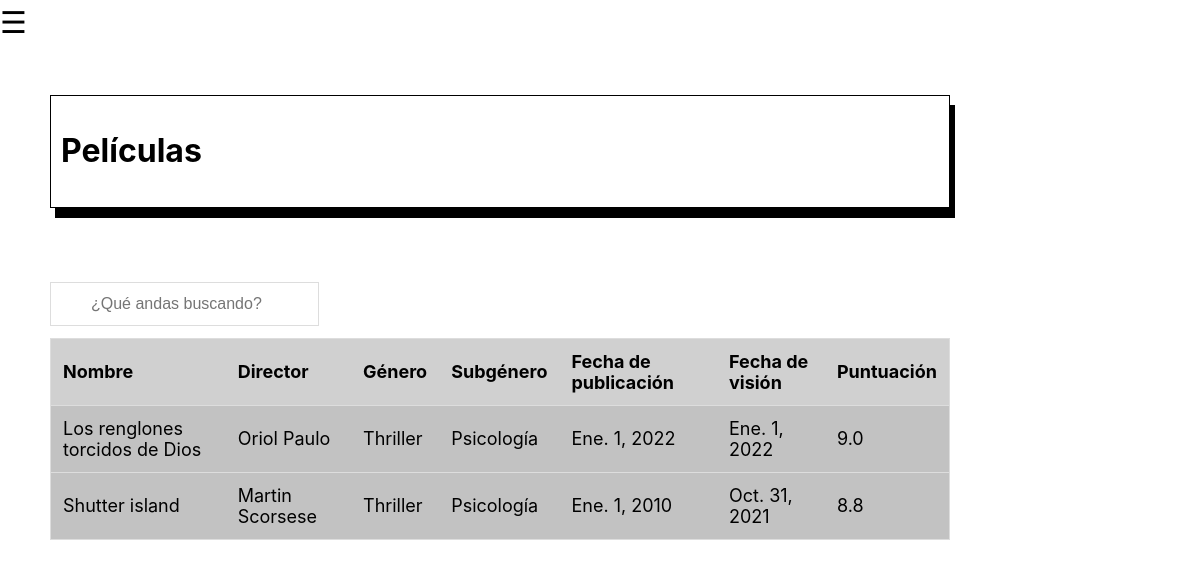
Before: /peliculas/ with the older database file.
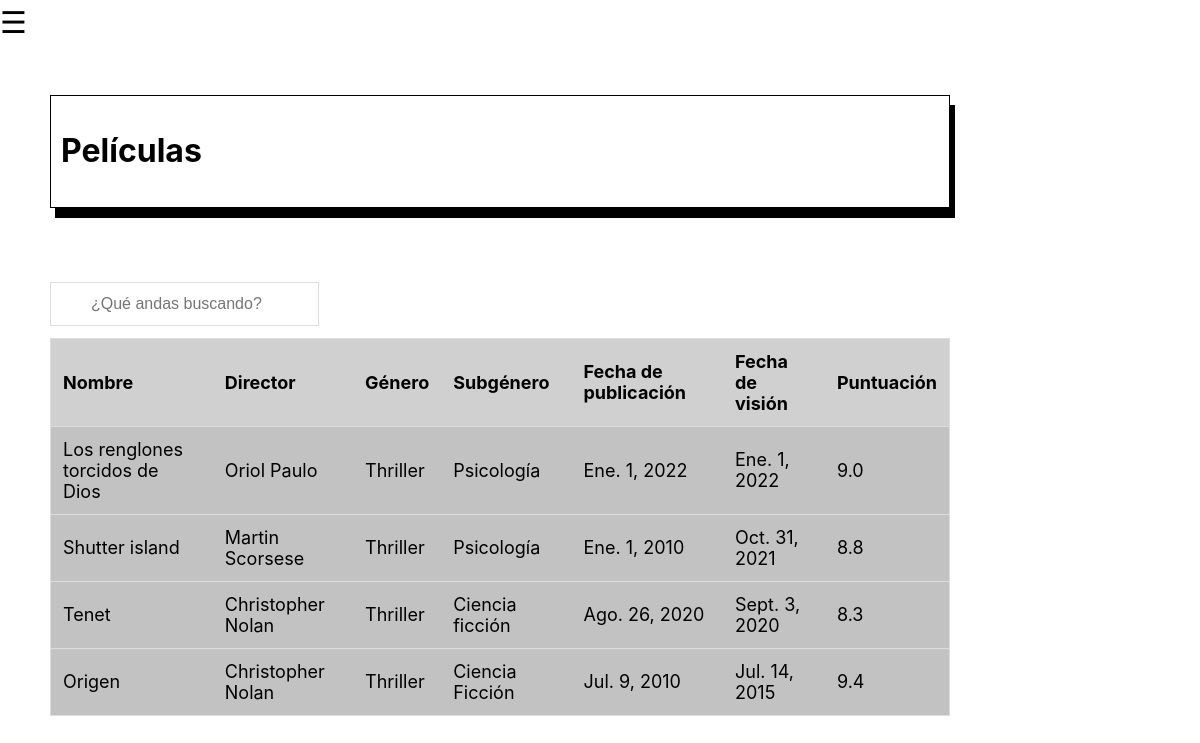
After: the same page with the newer database file.
### Catalogo/models.py (models this page shows, shortened)
class Pelicula(models.Model):
    nombre = models.CharField(max_length = 200)
    director = models.CharField(max_length = 200)
    genero = models.CharField(max_length = 200)
    subgenero = models.CharField(max_length = 200, blank = True, null = True)
    estreno = models.DateField("Fecha de estreno")
    visualizacion = models.DateField("Fecha de visualización", blank = True, null = True)
    puntuacion = models.FloatField(blank = True, null = True)
    vista = models.BooleanField()

### Catalogo/views.py (the view)
# urls.py: path('peliculas/', views.peliculas, name = "peliculas"),
def peliculas(request):
    lista_pelis = Pelicula.objects.order_by('-visualizacion')[:30]
    context = {'lista_pelis': lista_pelis}
    return render(request, 'Catalogo/peliculas.html', context)

### Catalogo/templates/Catalogo/peliculas.html (shortened to what this page needs)
{% load static %}
<link rel="stylesheet" type="text/css" href="{% static 'Catalogo/peliculas.css' %}">
<!DOCTYPE html>
<html>
<head>
</head>
<span style="font-size:30px;cursor:pointer" onclick="openNav()">&#9776; </span>
<div id="box"><h1>Películas</h1></div>
</body>
<br/>
<input type="text" id="myInput" onkeyup="myFunction()" placeholder="¿Qué andas buscando?">
<table id="myTable">
    <tr class="header">
        <th onclick="sortTable(0)">Nombre</th>
        <th onclick="sortTable(1)">Director</th>
        <th onclick="sortTable(2)">Género</th>
        <th onclick="sortTable(3)">Subgénero</th>
        <th onclick="sortTable(4)">Fecha de publicación</th>
        <th onclick="sortTable(5)">Fecha de visión</th>
        <th onclick="sortTable(6)">Puntuación</th>
    </tr>
    {% if lista_pelis %}
        <tr>
        {% for peli in lista_pelis %}
          {% if peli.vista == True %}
            <td>{{ peli.nombre }}</td>
            <td>{{ peli.director }}</td>
            <td>{{ peli.genero }}</td>
            <td>{{ peli.subgenero }}</td>
            <td>{{ peli.estreno }}</td>
            <td>{{ peli.visualizacion }}</td>
            <td>{{ peli.puntuacion }}</td>
        </tr>
          {% endif %}
        {% endfor %}
    {% else %}
        <p>Tienes que ver más pelis.</p>
    {% endif %}
</table>
</html>

### Catalogo/static/Catalogo/peliculas.css (style rules this page uses)
#box { box-sizing: border-box; width: 75%; background-color: rgb(255, 255, 255); border: 1px solid; padding: 10px; box-shadow: 5px 10px; margin:50px; }
#myInput { background-image: url('images/searchicon.png'); background-position: 10px 12px; background-repeat: no-repeat; background-color: #ffffff98; width: auto; font-size: 16px; padding: 12px 20px 12px 40px; border: 1px solid #ddd; margin-bottom: 12px; margin-left: 50 }
#myTable { border-collapse: collapse; width: 75%; border: 1px solid #ddd; font-size: 18px; margin-left: 50; margin-right: 50; }
#myTable th, #myTable td { text-align: left; padding: 12px; background-color: rgba(170, 169, 169, 0.548); }
#myTable tr { border-bottom: 1px solid #ddd; background-color: rgba(192, 192, 192, 0.493); }
#myTable tr.header, #myTable tr:hover { background-color: #ffffff; }

Changed rows visible on the page:
added Pelicula: nombre "Tenet", director "Christopher Nolan", genero "Thriller", subgenero "Ciencia ficción", estreno "Ago. 26, 2020", visualizacion "Sept. 3, 2020", puntuacion "8.3"
added Pelicula: nombre "Origen", director "Christopher Nolan", genero "Thriller", subgenero "Ciencia Ficción", estreno "Jul. 9, 2010", visualizacion "Jul. 14, 2015", puntuacion "9.4"
